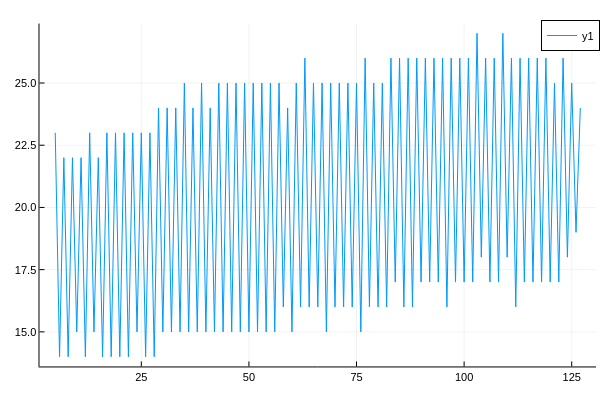

The notebook cell saved with this chart:
### Markdown cell above
### TDC Clock skew
The STOP clock is skewed lineraly across the sensor along the columns axis.

### Code cell
tcspc_col_stream = [vcat(tcspc_stream[:, col]...) for col in 1:size(tcspc_stream, 2)]
peaks_col = map(pixel -> get_maximum(pixel), tcspc_col_stream)
typeof(tcspc_col_stream)
plot(5:127, peaks_col[5:127])

### Figure 1 — Plotly figure (JSON) as saved in the notebook; plotly's stock layout.template omitted (floating-point values rounded to 4 significant figures)
{"data": [{"colorbar": {"len": 0.9525, "title": "", "x": 0.9934, "y": 0.5139}, "legendgroup": "y1", "line": {"color": "rgba(0, 154, 250, 1.000)", "dash": "solid", "shape": "linear", "width": 1}, "mode": "lines", "name": "y1", "showlegend": true, "type": "scatter", "x": [5, 6, 7, 8, 9, 10, 11, 12, 13, 14, 15, 16, 17, 18, 19, 20, 21, 22, 23, 24, 25, 26, 27, 28, 29, 30, 31, 32, 33, 34, 35, 36, 37, 38, 39, 40, 41, 42, 43, 44, 45, 46, 47, 48, 49, 50, 51, 52, 53, 54, 55, 56, 57, 58, 59, 60, 61, 62, 63, 64, 65, 66, 67, 68, 69, 70, 71, 72, 73, 74, 75, 76, 77, 78, 79, 80, 81, 82, 83, 84, 85, 86, 87, 88, 89, 90, 91, 92, 93, 94, 95, 96, 97, 98, 99, 100, 101, 102, 103, 104, 105, 106, 107, 108, 109, 110, 111, 112, 113, 114, 115, 116, 117, 118, 119, 120, 121, 122, 123, 124, 125, 126, 127], "xaxis": "x", "y": [23, 14, 22, 14, 22, 15, 22, 14, 23, 15, 22, 14, 23, 14, 23, 14, 23, 14, 23, 15, 23, 14, 23, 14, 24, 15, 24, 15, 24, 15, 25, 15, 24, 15, 25, 15, 24, 15, 25, 15, 25, 15, 25, 15, 25, 15, 25, 15, 25, 15, 25, 15, 25, 16, 24, 15, 25, 16, 26, 16, 25, 16, 25, 15, 25, 16, 25, 16, 25, 16, 25, 15, 26, 16, 25, 16, 25, 16, 26, 17, 26, 16, 26, 16, 26, 17, 26, 17, 26, 17, 26, 16, 26, 17, 26, 17, 26, 17, 27, 18, 26, 17, 26, 17, 27, 18, 26, 16, 26, 17, 26, 17, 26, 17, 26, 17, 25, 17, 26, 18, 25, 19, 24], "yaxis": "y"}], "layout": {"annotations": [], "height": 400, "legend": {"bgcolor": "rgba(255, 255, 255, 1.000)", "bordercolor": "rgba(0, 0, 0, 1.000)", "borderwidth": 1, "font": {"color": "rgba(0, 0, 0, 1.000)", "family": "sans-serif", "size": 11}, "title": {"font": {"color": "rgba(0, 0, 0, 1.000)", "family": "sans-serif", "size": 15}, "text": ""}, "tracegroupgap": 0, "traceorder": "normal", "x": 1, "xanchor": "auto", "y": 1, "yanchor": "auto"}, "margin": {"b": 20, "l": 0, "r": 0, "t": 20}, "paper_bgcolor": "rgba(255, 255, 255, 1.000)", "plot_bgcolor": "rgba(255, 255, 255, 1.000)", "showlegend": true, "width": 600, "xaxis": {"anchor": "y", "domain": [0.06582, 0.9934], "gridcolor": "rgba(0, 0, 0, 0.100)", "gridwidth": 0.5, "linecolor": "rgba(0, 0, 0, 1.000)", "mirror": false, "range": [1.34, 130.7], "showgrid": true, "showline": true, "showticklabels": true, "tickangle": 0, "tickcolor": "rgb(0, 0, 0)", "tickfont": {"color": "rgba(0, 0, 0, 1.000)", "family": "sans-serif", "size": 11}, "tickmode": "array", "ticks": "inside", "ticktext": ["25", "50", "75", "100", "125"], "tickvals": [25, 50, 75, 100, 125], "title": "", "titlefont": {"color": "rgba(0, 0, 0, 1.000)", "family": "sans-serif", "size": 15}, "type": "-", "visible": true, "zeroline": false, "zerolinecolor": "rgba(0, 0, 0, 1.000)"}, "yaxis": {"anchor": "x", "domain": [0.03762, 0.9902], "gridcolor": "rgba(0, 0, 0, 0.100)", "gridwidth": 0.5, "linecolor": "rgba(0, 0, 0, 1.000)", "mirror": false, "range": [13.61, 27.39], "showgrid": true, "showline": true, "showticklabels": true, "tickangle": 0, "tickcolor": "rgb(0, 0, 0)", "tickfont": {"color": "rgba(0, 0, 0, 1.000)", "family": "sans-serif", "size": 11}, "tickmode": "array", "ticks": "inside", "ticktext": ["15.0", "17.5", "20.0", "22.5", "25.0"], "tickvals": [15, 17.5, 20, 22.5, 25], "title": "", "titlefont": {"color": "rgba(0, 0, 0, 1.000)", "family": "sans-serif", "size": 15}, "type": "-", "visible": true, "zeroline": false, "zerolinecolor": "rgba(0, 0, 0, 1.000)"}}}
